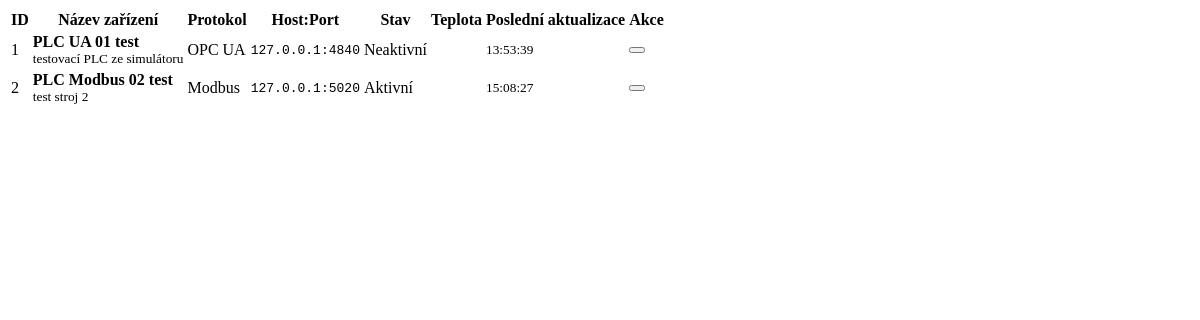
The page /dashboard-content on the database as committed earlier.
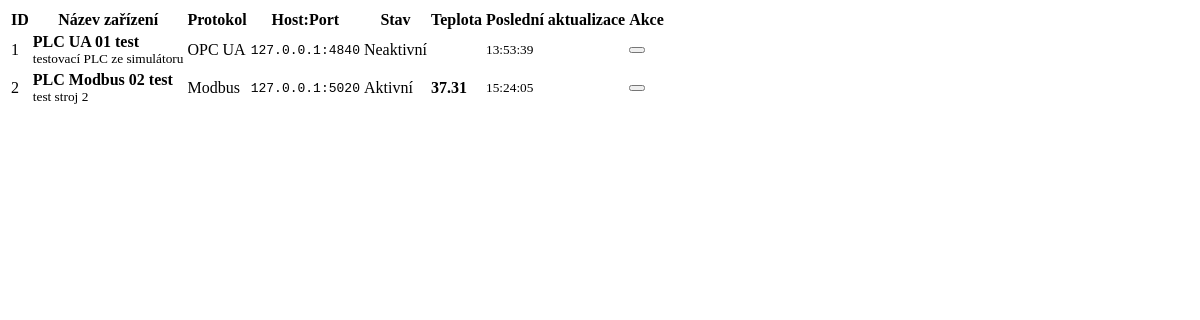
The same page on the database as committed later.
### backend/models.py (models this page shows)
class Tag(SQLModel, table=True):
    id: Optional[int] = Field(default=None, primary_key=True)
    name: str = Field(description="Např. 'Teplota_motoru', 'Stav_RUN'")
    address: str = Field(description="""
        Protokol-specifická adresa:
        - OPC UA: 'ns=2;s=Teplota' nebo 'i=2258'
        - Modbus: 'hr_0' (holding register), 'co_1' (coil),
                  'ir_0' (input register), 'di_0' (discrete input)
    """)
    data_type: str = Field(default="float", description="Datový typ: float, int, bool")
    description: Optional[str] = Field(default=None, description="Popis tagu")
    enabled: bool = Field(default=True, description="Zda je tag aktivní pro sběr")
    device_id: int = Field(foreign_key="device.id")
    device: Device = Relationship(back_populates="tags")
    measurements: List["Measurement"] = Relationship(
        back_populates="tag",
        sa_relationship_kwargs={"cascade": "all, delete-orphan"}
    )

class Device(SQLModel, table=True):
    id: Optional[int] = Field(default=None, primary_key=True)
    name: str = Field(index=True, description="Např. 'Lis-01', 'Čerpadlo-A'")
    protocol: str = Field(description="Protokol: 'opcua' nebo 'modbus'")
    host: str = Field(default="127.0.0.1", description="IP adresa zařízení")
    port: int = Field(description="Port: 4840 pro OPC UA, 5020 pro Modbus")
    endpoint_url: Optional[str] = Field(
        default=None,
        description="OPC UA endpoint URL, např. 'opc.tcp://127.0.0.1:4840'"
    )
    enabled: bool = Field(default=True, description="Zda je zařízení aktivní pro sběr")
    description: Optional[str] = Field(default=None, description="Popis zařízení")
    tags: List["Tag"] = Relationship(back_populates="device", sa_relationship_kwargs={"cascade": "all, delete-orphan"})

class Measurement(SQLModel, table=True):
    id: Optional[int] = Field(default=None, primary_key=True)
    value: float = Field(description="Normalizovaná hodnota (bool: 0/1, int/float: hodnota)")
    timestamp: datetime = Field(
        default_factory=datetime.utcnow,
        description="Čas měření"
    )
    quality: str = Field(default="good", description="Kvalita měření: good, bad, uncertain")
    tag_id: int = Field(foreign_key="tag.id")
    tag: Tag = Relationship(back_populates="measurements")

### main.py (the view)
@app.get("/dashboard-content", response_class=HTMLResponse)
async def dashboard_content(request: Request):
    with get_session() as session:
        devices = session.exec(select(Device)).all()
        devices_data = []
        all_tags = set()
        for device in devices:
            device_info = get_device_last_values(session, device)
            devices_data.append({
                "device": device,
                "values": device_info["values"],
                "last_update": device_info["last_update"]
            })
            all_tags.update(device_info["values"].keys())
        return templates.TemplateResponse(
            "partials/dashboard_table.html",
            {
                "request": request,
                "devices_data": devices_data,
                "all_tags": sorted(all_tags)
            }
        )

### frontend/templates/partials/dashboard_table.html (shortened to what this page needs)
<div class="table-responsive">
    <table class="table table-hover table-striped">
        <thead class="table-dark">
            <tr>
                <th>ID</th>
                <th>Název zařízení</th>
                <th>Protokol</th>
                <th>Host:Port</th>
                <th>Stav</th>
                {% for tag_name in all_tags %}
                <th class="text-center">{{ tag_name }}</th>
                {% endfor %}
                <th>Poslední aktualizace</th>
                <th>Akce</th>
            </tr>
        </thead>
        <tbody>
            {% for data in devices_data %}
            <tr class="{% if not data.device.enabled %}table-secondary{% endif %}">
                <td>{{ data.device.id }}</td>
                <td>
                    <strong>{{ data.device.name }}</strong>
                    {% if data.device.description %}
                    <br><small class="text-muted">{{ data.device.description }}</small>
                    {% endif %}
                </td>
                <td>
                    {% if data.device.protocol == 'opcua' %}
                    <span class="badge bg-info">OPC UA</span>
                    {% else %}
                    <span class="badge bg-warning text-dark">Modbus</span>
                    {% endif %}
                </td>
                <td>
                    <code>{{ data.device.host }}:{{ data.device.port }}</code>
                </td>
                <td>
                    {% if data.device.enabled %}
                    <span class="badge bg-success">Aktivní</span>
                    {% else %}
                    <span class="badge bg-secondary">Neaktivní</span>
                    {% endif %}
                </td>
                {% for tag_name in all_tags %}
                <td class="text-center">
                    {% if tag_name in data['values'] %}
                        {% set val = data['values'][tag_name] %}
                        {% if val.quality == 'good' %}
                            {% if val.data_type == 'bool' %}
                                {% if val.value == 1.0 %}
                                <span class="badge bg-success">ON</span>
                                {% else %}
                                <span class="badge bg-danger">OFF</span>
                                {% endif %}
                            {% else %}
                                <strong>{{ "%.2f"|format(val.value) }}</strong>
                            {% endif %}
                        {% else %}
                            <span class="text-danger" title="Chyba čtení">
                                <i class="bi bi-exclamation-triangle"></i>
                            </span>
                        {% endif %}
                    {% else %}
                        <span class="text-muted">-</span>
                    {% endif %}
                </td>
                {% endfor %}
                <td>
                    {% if data.last_update %}
                    <small>{{ data.last_update.strftime('%H:%M:%S') }}</small>
                    {% else %}
                    <span class="text-muted">-</span>
                    {% endif %}
                </td>
                <td>
                    <div class="btn-group btn-group-sm">
                        <form action="/device/{{ data.device.id }}/toggle" method="post" style="display:inline;">
                            <button type="submit" class="btn btn-outline-{% if data.device.enabled %}warning{% else %}success{% endif %}"
                                    title="{% if data.device.enabled %}Deaktivovat{% else %}Aktivovat{% endif %}">
                            </button>
                        </form>
                    </div>
                </td>
            </tr>
            {% endfor %}
        </tbody>
    </table>
</div>

Rows that differ between the two databases and show on the page:
no longer on this page (row edited): Measurement: last_update "15:08:27"
added Measurement: value "37.31", last_update "15:24:05"
Other text that changed with them:
new list line: "2 PLC Modbus 02 test test stroj 2 127.0.0.1 5020"
new list line: "Modbus : Aktivní"
list line gone: "2 PLC Modbus 02 test test stroj 2 127.0.0.1 5020"
list line gone: "Modbus : Aktivní"
